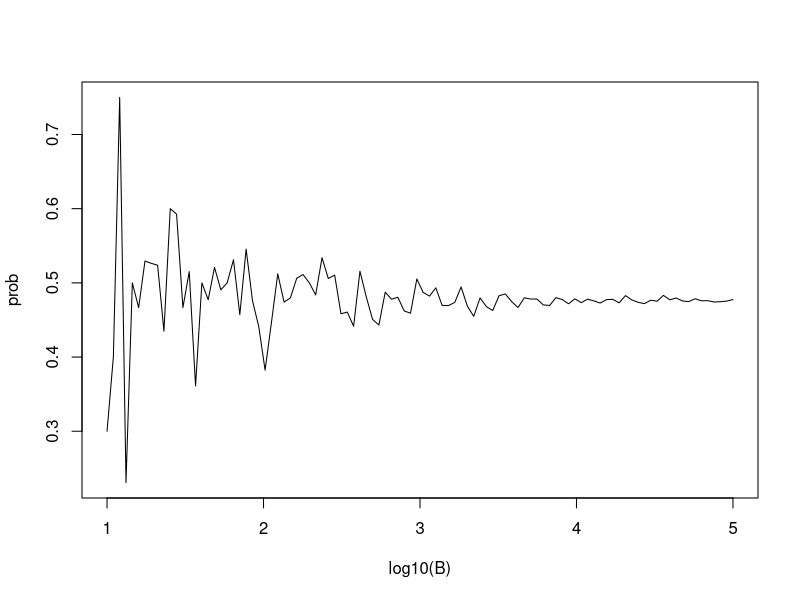

Write R code to recreate this figure.
# This code runs Monte Carlo simulations to estimate the probability of shared birthdays using several B values 
# and plots the results. When B is large enough that the estimated probability stays stable, 
# then we have selected a useful value of B.

B <- 10^seq(1, 5, len = 100)    # defines vector of many B values
compute_prob <- function(B, n = 22){    # function to run Monte Carlo simulation with each B
  same_day <- replicate(B, {
    bdays <- sample(1:365, n, replace = TRUE)
    any(duplicated(bdays))
  })
  mean(same_day)
}

prob <- sapply(B, compute_prob)    # apply compute_prob to many values of B
plot(log10(B), prob, type = "l")    # plot a line graph of estimates 